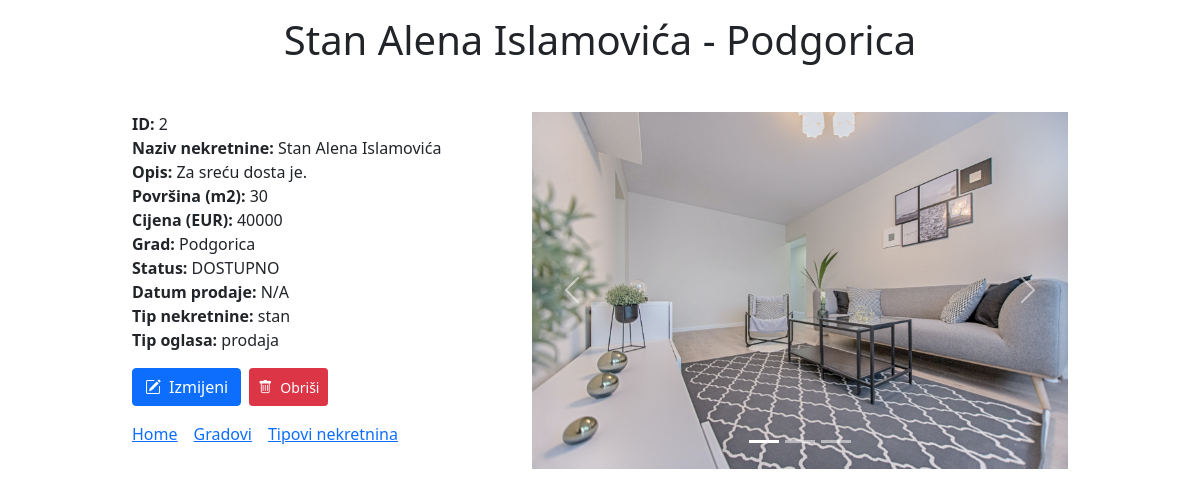
Page /detalji.php?id=2 on the committed database.
### tables this page shows
CREATE TABLE `nekretnine` (
  `id` int(11) NOT NULL,
  `naziv` varchar(255) NOT NULL,
  `povrsina` smallint(5) UNSIGNED NOT NULL,
  `cijena` int(10) UNSIGNED NOT NULL,
  `godina_izgradnje` smallint(5) UNSIGNED NOT NULL,
  `opis` text DEFAULT NULL,
  `grad` int(11) NOT NULL,
  `tip_oglasa` int(11) NOT NULL,
  `tip_nekretnine` int(11) UNSIGNED NOT NULL,
  `status` tinyint(1) NOT NULL DEFAULT 0,
  `datum_prodaje` date DEFAULT NULL
);

CREATE TABLE `gradovi` (
  `id` int(11) NOT NULL,
  `ime_grada` varchar(255) NOT NULL
);

CREATE TABLE `tipovi_nekretnina` (
  `id` int(10) UNSIGNED NOT NULL,
  `tip_nekretnine` varchar(255) NOT NULL
);

CREATE TABLE `tipovi_oglasa` (
  `id` int(11) NOT NULL,
  `tip_oglasa` varchar(255) NOT NULL
);

CREATE TABLE `fotografije` (
  `id` int(11) NOT NULL,
  `foto_url` varchar(255) NOT NULL,
  `nekretnina_id` int(11) NOT NULL
);

### detalji.php (the view, shortened to what this page needs)
<?php
include 'db.php';
$id = intval($_GET['id']);
?>
<!DOCTYPE html>
<html lang="en">
<head>
  <link href="https://cdn.jsdelivr.net/npm/bootstrap@5.0.0-beta2/dist/css/bootstrap.min.css" rel="stylesheet">
  <link rel="stylesheet" href="https://cdn.jsdelivr.net/npm/bootstrap-icons@1.4.0/font/bootstrap-icons.css">
</head>
<body>
  <div class="container mt-3 mb-3" style="max-width: 960px;">
    <?php
    $query = "SELECT
    nekretnine.id as id,
    naziv,
    opis,
    povrsina,
    cijena,
    ime_grada as grad,
    foto_url,
    status,
    datum_prodaje,
    tipovi_nekretnina.tip_nekretnine as tip_nekretnine,
    tipovi_oglasa.tip_oglasa as tip_oglasa
    FROM nekretnine
    JOIN gradovi
    ON nekretnine.grad = gradovi.id
    JOIN tipovi_nekretnina
    ON nekretnine.tip_nekretnine = tipovi_nekretnina.id
    JOIN tipovi_oglasa
    ON nekretnine.tip_oglasa = tipovi_oglasa.id
    JOIN fotografije
    ON nekretnine.id = fotografije.nekretnina_id
    WHERE nekretnine.id = ?";
    $stmt = $db->prepare($query);
    $stmt->bind_param('i', $id);
    $stmt->execute();
    $stmt->store_result();
    $stmt->bind_result(
      $id,
      $naziv,
      $opis,
      $povrsina,
      $cijena,
      $grad,
      $foto_url,
      $status,
      $datum_prodaje,
      $tip_nekretnine,
      $tip_oglasa
    );
    $number_of_images = $stmt->num_rows;
    $stmt->fetch();
    $status_verbalno = $status == 0 ? 'DOSTUPNO' : 'PRODATO/IZDATO';
    ?>
    <h1 class="text-center mb-5"><?= $naziv ?> - <?= $grad ?></h1>
    <div class="row">
      <div class="col-5">
        <p><strong>ID:</strong> <?= $id ?><br />
          <strong>Naziv nekretnine:</strong> <?= $naziv ?><br />
          <strong>Opis:</strong> <?= $opis ?><br />
          <strong>Površina (m2):</strong> <?= $povrsina ?><br />
          <strong>Cijena (EUR):</strong> <?= $cijena ?><br />
          <strong>Grad:</strong> <?= $grad ?><br />
          <strong>Status:</strong> <?= $status_verbalno ?><br />
          <strong>Datum prodaje:</strong> <?= $datum_prodaje ? $datum_prodaje : "N/A" ?><br />
          <strong>Tip nekretnine:</strong> <?= $tip_nekretnine ?><br />
          <strong>Tip oglasa:</strong> <?= $tip_oglasa ?>
        </p>
        <div class="d-flex mb-3">
          <a class="btn btn-primary me-2" href="izmijeni.php?id=<?= $id ?>">
            <i class='bi bi-pencil-square me-2'></i>Izmijeni
          </a>
          <button class='btn btn-sm btn-danger' data-bs-toggle='modal' data-bs-target='#deleteModal'>
            <i class='bi bi-trash me-2'></i>Obriši
          </button>
        </div>
        <div class="d-flex">
          <a href="index.php" class="me-3">Home</a>
          <a href="gradovi.php" class="me-3">Gradovi</a>
          <a href="tipovi_nekretnina.php">Tipovi nekretnina</a>
        </div>
      </div>
      <div class="carousel-container col-7">
        <div id="carouseIndicators" class="carousel slide" data-bs-ride="carousel">
          <div class="carousel-indicators">
            <?php
            for ($i = 0; $i < $number_of_images; $i++) {
              $active = $i == 0 ? "class='active' aria-current='true'" : '';
              $slide = $i + 1;
              echo "<button
            type='button'
              data-bs-target='#carouseIndicators' data-bs-slide-to='$i'
              aria-label='Slide $slide'
              $active</button>";
            }
            ?>
          </div>
          <div class="carousel-inner">
            <?php
            $stmt->execute();
            for ($i = 0; $i < $number_of_images; $i++) {
              $slide = $i + 1;
              $active = $i == 0 ? 'active' : '';
              echo "<div class='carousel-item $active'>";
              echo "<img class='d-block w-100' src='$foto_url' alt='Slide number $slide'>";
              echo "</div>";
            }
            ?>
          </div>
          <button class="carousel-control-prev" type="button" data-bs-target="#carouseIndicators" data-bs-slide="prev">
            <span class="carousel-control-prev-icon" aria-hidden="true"></span>
          </button>
          <button class="carousel-control-next" type="button" data-bs-target="#carouseIndicators" data-bs-slide="next">
            <span class="carousel-control-next-icon" aria-hidden="true"></span>
          </button>
        </div>
      </div>
    </div>
  </div>
</body>
</html>

### rows in the picture
nekretnine: naziv "Stan Alena Islamovića", id "2", opis "Za sreću dosta je.", povrsina "30", cijena "40000", status "DOSTUPNO"
gradovi: ime_grada "Podgorica"
tipovi_nekretnina: tip_nekretnine "stan"
tipovi_oglasa: tip_oglasa "prodaja"
fotografije: foto_url (picture)
